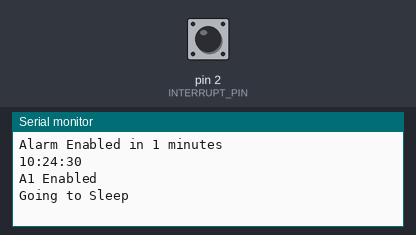
Bench run of a sketch on a simulated Arduino Uno, built with avr-gcc and run on an emulated ATmega328P. Parts: the last lines printed to the serial monitor. The test bench sets the inputs (shaded band); at power-on: pin 2 (INTERRUPT_PIN) HIGH. Sleep ends after the set time or at an interrupt; the local clock reads 2024-03-15 10:24:30 at power-on unless the sketch sets it.

Above: at 1.2 s.
1.3 s: pin 2 (INTERRUPT_PIN) pulled LOW for 0.15 s
At 2.6 s:
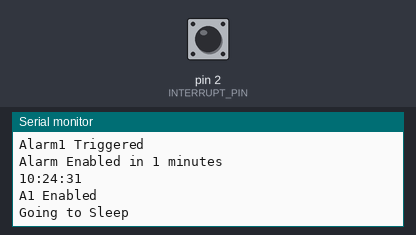
2.9 s: pin 2 (INTERRUPT_PIN) pulled LOW for 1 s
At 5.0 s:
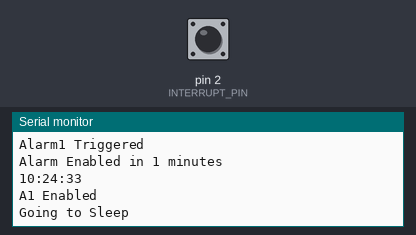
5.4 s: pin 2 (INTERRUPT_PIN) pulled LOW for 0.15 s
At 7.1 s:
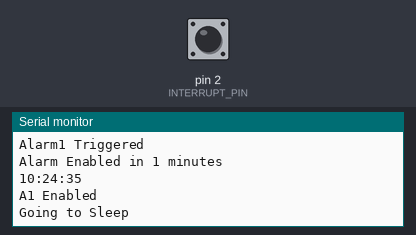
Timing chart, 0 to 8.6 s (numbered marks = the images above; inputs shaded):
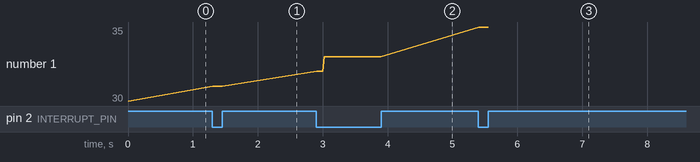

The sketch:

RTC_ALARM.ino
```cpp
// Date, Time and Alarm functions using a DS3231 RTC connected via I2C and Wire lib
// The RTC can wake up the Arduino, if the Arduino has been put to sleep (to save power).
// This can be a handy function for battery operated units.
//
// Hardware: connect RTC SQW/INT pin to Arduino pin2
// during an alarm the RTC SQW/INT pin is pulled low

#include <Wire.h>
#include <avr/sleep.h>
#include <RTClib.h>

RTC_DS3231 rtc;
int INTERRUPT_PIN = 2;
volatile int state = LOW;

void setup () {
  pinMode(INTERRUPT_PIN, INPUT_PULLUP); //internal pullup on the Arduino ensures that we can detect the LOW from the SQW/INT pin of the RTC

  Serial.begin(57600);
  rtc.begin();
  // rtc.adjust(DateTime(__DATE__, __TIME__)); //it is expected that the RTC is already set and running
}

void loop () {
  DateTime tt = rtc.now();
  rtc.setAlarm1Simple(tt.hour(), tt.minute() + 1);
  rtc.turnOnAlarm(1);
  if (rtc.checkAlarmEnabled(1)) {
    Serial.println("Alarm Enabled in 1 minutes");
  }
  Serial.print(tt.hour(), DEC);
  Serial.print(':');
  Serial.print(tt.minute(), DEC);
  Serial.print(':');
  Serial.println(tt.second(), DEC);
  if (rtc.checkAlarmEnabled(1) ) Serial.println("A1 Enabled"); else  Serial.println("A1 Disbled");
  Serial.println("Going to Sleep");
  Serial.flush(); // empty the send buffer, before continue with; going to sleep
  sleepNow();
  Serial.println();
  Serial.println("AWAKE");
  if( rtc.checkIfAlarm(1) ) Serial.println("Alarm1 Triggered");
}

void sleepNow() {
  set_sleep_mode(SLEEP_MODE_PWR_DOWN);
  sleep_enable();
  attachInterrupt(0,logData, LOW); //make sure we can be made to wake up :-)
  sleep_mode();
  //CONTINUE HERE AFTER WAKING UP
  sleep_disable();
  detachInterrupt(0); //avoid random interrupts

}

void logData() {
  //do something quick, flip a flag, and handle in loop() - or do nothing at all, here
}
```

Measured:
- after the input at 1.3 s, the serial monitor: prints a new line at once (image 1)
- after the input at 2.9 s, the serial monitor: prints a new line at once (image 2)
- after the input at 5.4 s, the serial monitor: prints a new line at once (image 3)
- plotted number 1: 30 → 31 after the input at 1.3 s, 31 → 33 after the input at 2.9 s, 33 → 35 after the input at 5.4 s
